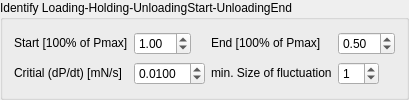
               <widget class="QGroupBox" name="groupBox_10">
                <property name="sizePolicy">
                 <sizepolicy hsizetype="Maximum" vsizetype="Preferred">
                  <horstretch>0</horstretch>
                  <verstretch>0</verstretch>
                 </sizepolicy>
                </property>
                <property name="minimumSize">
                 <size>
                  <width>0</width>
                  <height>0</height>
                 </size>
                </property>
                <property name="title">
                 <string>Identify Loading-Holding-UnloadingStart-UnloadingEnd</string>
                </property>
                <layout class="QGridLayout" name="gridLayout_18">
                 <item row="0" column="5">
                  <widget class="QLabel" name="label_15">
                   <property name="sizePolicy">
                    <sizepolicy hsizetype="Maximum" vsizetype="Maximum">
                     <horstretch>0</horstretch>
                     <verstretch>0</verstretch>
                    </sizepolicy>
                   </property>
                   <property name="minimumSize">
                    <size>
                     <width>0</width>
                     <height>0</height>
                    </size>
                   </property>
                   <property name="text">
                    <string>End [100% of Pmax]</string>
                   </property>
                  </widget>
                 </item>
                 <item row="1" column="5">
                  <widget class="QLabel" name="label_18">
                   <property name="sizePolicy">
                    <sizepolicy hsizetype="Maximum" vsizetype="Maximum">
                     <horstretch>0</horstretch>
                     <verstretch>0</verstretch>
                    </sizepolicy>
                   </property>
                   <property name="minimumSize">
                    <size>
                     <width>0</width>
                     <height>0</height>
                    </size>
                   </property>
                   <property name="text">
                    <string>min. Size of fluctuation</string>
                   </property>
                  </widget>
                 </item>
                 <item row="0" column="6">
                  <widget class="QDoubleSpinBox" name="doubleSpinBox_End_Pmax_tabTipRadius_FrameStiffness">
                   <property name="sizePolicy">
                    <sizepolicy hsizetype="Maximum" vsizetype="Maximum">
                     <horstretch>0</horstretch>
                     <verstretch>0</verstretch>
                    </sizepolicy>
                   </property>
                   <property name="value">
                    <double>0.500000000000000</double>
                   </property>
                  </widget>
                 </item>
                 <item row="1" column="6">
                  <widget class="QSpinBox" name="spinBox_min_size_fluctuation_tabTipRadius_FrameStiffness">
                   <property name="sizePolicy">
                    <sizepolicy hsizetype="Maximum" vsizetype="Maximum">
                     <horstretch>0</horstretch>
                     <verstretch>0</verstretch>
                    </sizepolicy>
                   </property>
                   <property name="value">
                    <number>1</number>
                   </property>
                  </widget>
                 </item>
                 <item row="1" column="0">
                  <widget class="QLabel" name="label_17">
                   <property name="sizePolicy">
                    <sizepolicy hsizetype="Maximum" vsizetype="Maximum">
                     <horstretch>0</horstretch>
                     <verstretch>0</verstretch>
                    </sizepolicy>
                   </property>
                   <property name="text">
                    <string>Critial (dP/dt) [mN/s]</string>
                   </property>
                  </widget>
                 </item>
                 <item row="0" column="0">
                  <widget class="QLabel" name="label_16">
                   <property name="sizePolicy">
                    <sizepolicy hsizetype="Maximum" vsizetype="Maximum">
                     <horstretch>0</horstretch>
                     <verstretch>0</verstretch>
                    </sizepolicy>
                   </property>
                   <property name="minimumSize">
                    <size>
                     <width>110</width>
                     <height>0</height>
                    </size>
                   </property>
                   <property name="text">
                    <string>Start [100% of Pmax]</string>
                   </property>
                  </widget>
                 </item>
                 <item row="0" column="4">
                  <widget class="QDoubleSpinBox" name="doubleSpinBox_Start_Pmax_tabTipRadius_FrameStiffness">
                   <property name="sizePolicy">
                    <sizepolicy hsizetype="Maximum" vsizetype="Maximum">
                     <horstretch>0</horstretch>
                     <verstretch>0</verstretch>
                    </sizepolicy>
                   </property>
                   <property name="value">
                    <double>1.000000000000000</double>
                   </property>
                  </widget>
                 </item>
                 <item row="1" column="4">
                  <widget class="QDoubleSpinBox" name="doubleSpinBox_zeroGradDelta_tabTipRadius_FrameStiffness">
                   <property name="sizePolicy">
                    <sizepolicy hsizetype="Maximum" vsizetype="Maximum">
                     <horstretch>0</horstretch>
                     <verstretch>0</verstretch>
                    </sizepolicy>
                   </property>
                   <property name="decimals">
                    <number>4</number>
                   </property>
                   <property name="value">
                    <double>0.010000000000000</double>
                   </property>
                  </widget>
                 </item>
                </layout>
               </widget>
